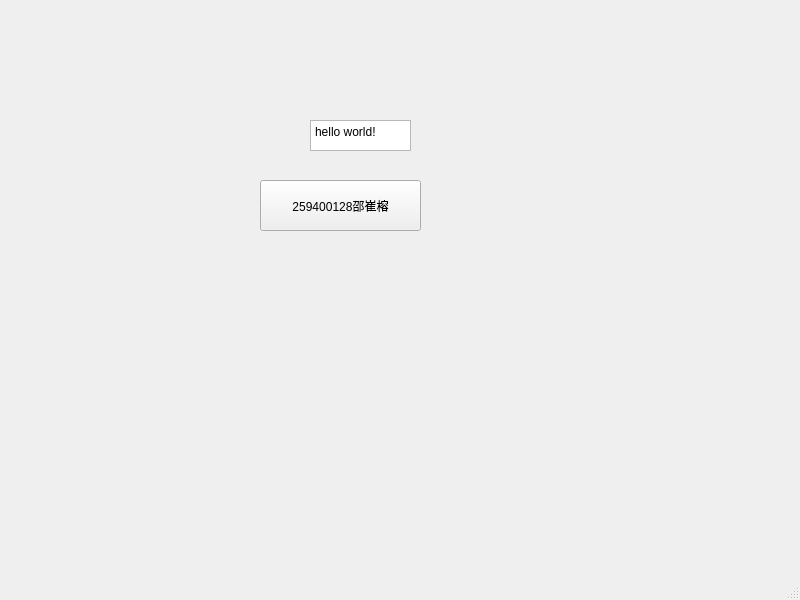
<?xml version="1.0" encoding="UTF-8"?>
<ui version="4.0">
 <class>MainWindow</class>
 <widget class="QMainWindow" name="MainWindow">
  <property name="geometry">
   <rect>
    <x>0</x>
    <y>0</y>
    <width>800</width>
    <height>600</height>
   </rect>
  </property>
  <property name="windowTitle">
   <string>MainWindow</string>
  </property>
  <widget class="QWidget" name="centralwidget">
   <widget class="QTextEdit" name="textEdit">
    <property name="geometry">
     <rect>
      <x>310</x>
      <y>120</y>
      <width>101</width>
      <height>31</height>
     </rect>
    </property>
    <property name="html">
     <string>&lt;!DOCTYPE HTML PUBLIC &quot;-//W3C//DTD HTML 4.0//EN&quot; &quot;http://www.w3.org/TR/REC-html40/strict.dtd&quot;&gt;
&lt;html&gt;&lt;head&gt;&lt;meta name=&quot;qrichtext&quot; content=&quot;1&quot; /&gt;&lt;meta charset=&quot;utf-8&quot; /&gt;&lt;style type=&quot;text/css&quot;&gt;
p, li { white-space: pre-wrap; }
hr { height: 1px; border-width: 0; }
li.unchecked::marker { content: &quot;\2610&quot;; }
li.checked::marker { content: &quot;\2612&quot;; }
&lt;/style&gt;&lt;/head&gt;&lt;body style=&quot; font-family:'Microsoft YaHei UI'; font-size:9pt; font-weight:400; font-style:normal;&quot;&gt;
&lt;p style=&quot; margin-top:0px; margin-bottom:0px; margin-left:0px; margin-right:0px; -qt-block-indent:0; text-indent:0px;&quot;&gt;hello world!&lt;/p&gt;&lt;/body&gt;&lt;/html&gt;</string>
    </property>
   </widget>
   <widget class="QPushButton" name="pushButton">
    <property name="geometry">
     <rect>
      <x>260</x>
      <y>180</y>
      <width>161</width>
      <height>51</height>
     </rect>
    </property>
    <property name="text">
     <string>259400128邵崔榕</string>
    </property>
   </widget>
  </widget>
  <widget class="QMenuBar" name="menubar">
   <property name="geometry">
    <rect>
     <x>0</x>
     <y>0</y>
     <width>800</width>
     <height>17</height>
    </rect>
   </property>
  </widget>
  <widget class="QStatusBar" name="statusbar"/>
 </widget>
 <resources/>
 <connections/>
</ui>
